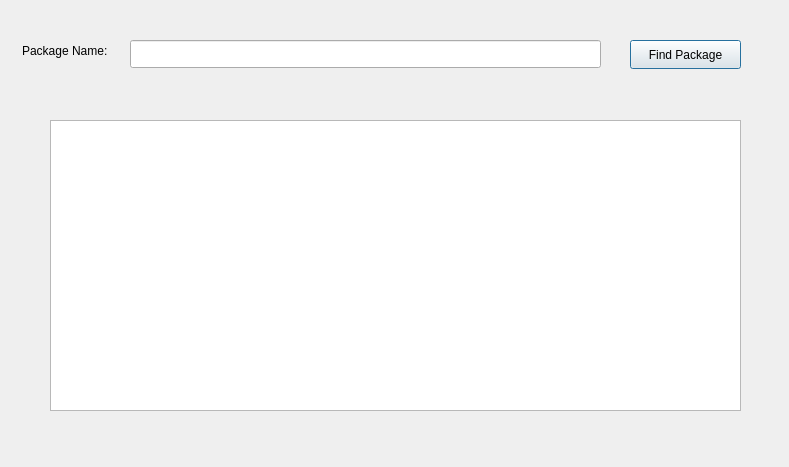
<?xml version="1.0" encoding="UTF-8"?>
<ui version="4.0">
 <class>FindPackage</class>
 <widget class="QDialog" name="FindPackage">
  <property name="geometry">
   <rect>
    <x>0</x>
    <y>0</y>
    <width>789</width>
    <height>467</height>
   </rect>
  </property>
  <property name="windowTitle">
   <string>FindPackage</string>
  </property>
  <widget class="QLabel" name="txtPackageNmae">
   <property name="geometry">
    <rect>
     <x>22</x>
     <y>30</y>
     <width>111</width>
     <height>41</height>
    </rect>
   </property>
   <property name="text">
    <string>Package Name: </string>
   </property>
  </widget>
  <widget class="QLineEdit" name="PackageName">
   <property name="geometry">
    <rect>
     <x>130</x>
     <y>40</y>
     <width>471</width>
     <height>28</height>
    </rect>
   </property>
  </widget>
  <widget class="QPushButton" name="FindPackageButton">
   <property name="geometry">
    <rect>
     <x>630</x>
     <y>40</y>
     <width>111</width>
     <height>29</height>
    </rect>
   </property>
   <property name="text">
    <string>Find Package</string>
   </property>
  </widget>
  <widget class="QTableView" name="TableViewListofPackages">
   <property name="geometry">
    <rect>
     <x>50</x>
     <y>120</y>
     <width>691</width>
     <height>291</height>
    </rect>
   </property>
  </widget>
 </widget>
 <resources/>
 <connections/>
</ui>
